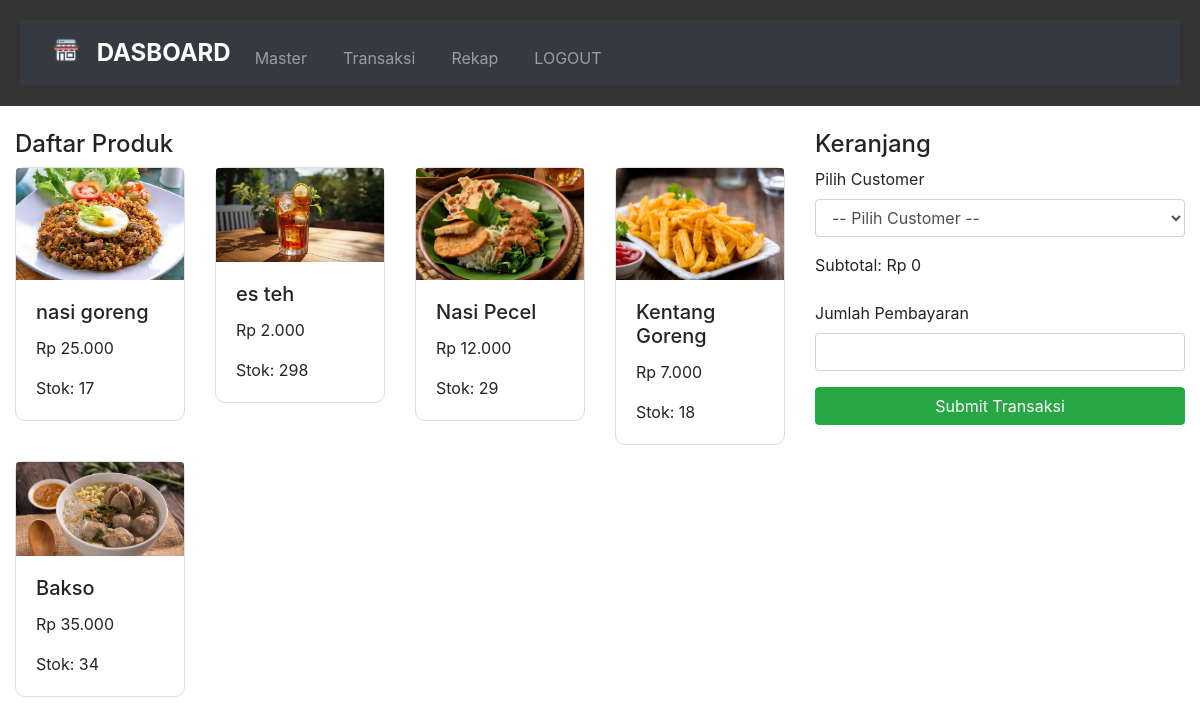
The app's page /transaksi.php (signed in) with its own data.
### tables this page shows
CREATE TABLE products (
  id int(11) NOT NULL,
  name varchar(255) NOT NULL,
  category_id int(11) DEFAULT NULL,
  price decimal(10,2) NOT NULL,
  stock int(11) NOT NULL,
  image varchar(255) NOT NULL
);

### transaksi.php (the view, shortened to what this page needs)
<?php
include 'config.php';
$products = mysqli_query($conn, "SELECT * FROM products WHERE stock > 0");
?>
<!DOCTYPE html>
<html lang="en">
<head>
    <link rel="stylesheet" href="https://stackpath.bootstrapcdn.com/bootstrap/4.5.2/css/bootstrap.min.css">
</head>
<body>
<?php include "header.php"; ?>
    <div class="container-fluid mt-4">
        <div class="row">
            <div class="col-md-8">
                <h4>Daftar Produk</h4>
                <div class="row">
                    <?php while ($product = mysqli_fetch_assoc($products)) { ?>
                        <div class="col-md-3 mb-3">
                            <div class="card product-card" onclick="addToCart(<?= $product['id']; ?>, '<?= $product['name']; ?>', <?= $product['price']; ?>, <?= $product['stock']; ?>)">
                                <img src="<?= $product['image']; ?>" class="card-img-top" alt="<?= $product['name']; ?>" onerror="this.onerror=null; this.src='images/default.jpg';">
                                <div class="card-body">
                                    <h5 class="card-title"><?= $product['name']; ?></h5>
                                    <p class="card-text">Rp <?= number_format($product['price'], 0, ',', '.'); ?></p>
                                    <p class="card-text">Stok: <?= $product['stock']; ?></p>
                                </div>
                            </div>
                        </div>
                    <?php } ?>
                </div>
            </div>
            <div class="col-md-4">
                <h4>Keranjang</h4>
                <form method="POST" action="transaksi.php">
                    <div class="form-group">
                        <label for="customer_id">Pilih Customer</label>
                        <select name="customer_id" id="customer_id" class="form-control" required>
                            <option value="">-- Pilih Customer --</option>
                        </select>
                    </div>
                    <div class="form-group">
                        <label>Subtotal: Rp <span id="subtotal">0</span></label>
                    </div>
                    <div class="form-group">
                        <label for="payment_amount">Jumlah Pembayaran</label>
                        <input type="number" name="payment_amount" id="payment_amount" class="form-control" required>
                    </div>
                    <button type="submit" name="submit_transaction" class="btn btn-success btn-block">Submit Transaksi</button>
                </form>
            </div>
        </div>
    </div>
</body>
</html>

### header.php (shortened to what this page needs)
<header class="header">
  <nav class="navbar navbar-expand-sm bg-dark navbar-dark">
    <div class="container-fluid">
      <a class="navbar-brand" href="dashboard.php">
        <img src="images/logo (2).png" alt="Logo" width="30" height="30" class="d-inline-block align-top">
        DASBOARD
      </a>
      <div class="collapse navbar-collapse" id="collapsibleNavbar">
        <ul class="navbar-nav ms-auto">
          <li class="nav-item">
            <a class="nav-link" href="products.php">Master</a>
          </li>
          <li class="nav-item">
            <a class="nav-link" href="transaksi.php">Transaksi</a>
          </li>
          <li class="nav-item">
            <a class="nav-link" href="rekap.php">Rekap</a>
          </li>
          <li class="nav-item">
            <a class="nav-link" href="logout.php">LOGOUT</a>
          </li>
        </ul>
      </div>
    </div>
  </nav>
</header>

### transaksi.php (style rules this page uses)
.product-card { cursor: pointer; border: 1px solid #ddd; border-radius: 10px; transition: transform 0.2s; }

### header.php (style rules this page uses)
.header { background-color: #333; padding: 20px; text-align: center; }
.navbar-brand { font-size: 24px; font-weight: bold; }
.navbar-brand img { margin-right: 10px; }
.navbar-nav { margin-top: 10px; }
.nav-item { margin-right: 20px; }
.nav-link { color: #fff; text-decoration: none; }

### records on screen
products: image (picture), name "nasi goreng", price "25.000", stock "17"
products: image+name (picture), name "es teh", price "2.000", stock "298"
products: image (picture), name "Nasi Pecel", price "12.000", stock "29"
products: image (picture), name "Kentang Goreng", price "7.000", stock "18"
products: image (picture), name "Bakso", price "35.000", stock "34"
